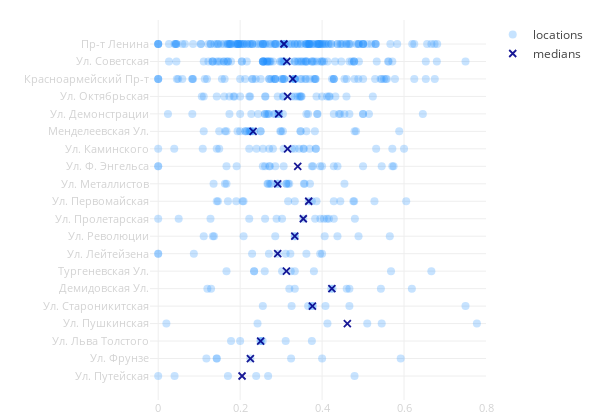

The cell this chart's notebook holds for it:
### Code cell
face_scatter(city_data)

### Figure 1 — Plotly figure (JSON) as saved in the notebook; plotly's stock layout.template omitted (floating-point values rounded to 4 significant figures; data arrays with more than 128 entries replaced by an {"elided": "..."} marker saying what was removed)
{"data": [{"hoverinfo": "text+x", "marker": {"color": "dodgerblue", "opacity": 0.25, "size": 8}, "mode": "markers", "name": "locations", "text": {"elided": "536 str values"}, "type": "scatter", "uid": "409ead1c-4298-11e9-9cf2-3c15c2cf2370", "x": {"elided": "536 float values"}, "y": {"elided": "536 str values"}}, {"marker": {"color": "darkblue", "line": {"color": "darkblue", "width": 1.8}, "opacity": 0.9, "size": 7, "symbol": "x-thin-open"}, "mode": "markers", "name": "medians", "type": "scatter", "uid": "409eaefa-4298-11e9-81c0-3c15c2cf2370", "x": [0.3069, 0.3138, 0.3284, 0.3159, 0.2941, 0.2316, 0.3159, 0.3406, 0.2917, 0.3673, 0.3542, 0.3333, 0.2917, 0.3129, 0.4239, 0.3764, 0.4616, 0.25, 0.225, 0.2047], "y": ["Пр-т Ленина", "Ул. Советская", "Красноармейский Пр-т", "Ул. Октябрьская", "Ул. Демонстрации", "Менделеевская Ул.", "Ул. Каминского", "Ул. Ф. Энгельса", "Ул. Металлистов", "Ул. Первомайская", "Ул. Пролетарская", "Ул. Революции", "Ул. Лейтейзена", "Тургеневская Ул.", "Демидовская Ул.", "Ул. Староникитская", "Ул. Пушкинская", "Ул. Льва Толстого", "Ул. Фрунзе", "Ул. Путейская"]}], "layout": {"height": 420, "hovermode": "closest", "margin": {"b": 20, "l": 150, "r": 30, "t": 20}, "showlegend": true, "width": 600, "xaxis": {"range": [-0.02, 0.8], "tickfont": {"color": "lightgrey", "size": 11}, "zeroline": false}, "yaxis": {"autorange": "reversed", "tickangle": 0, "tickfont": {"color": "lightgrey", "size": 11}, "zeroline": false}}}
